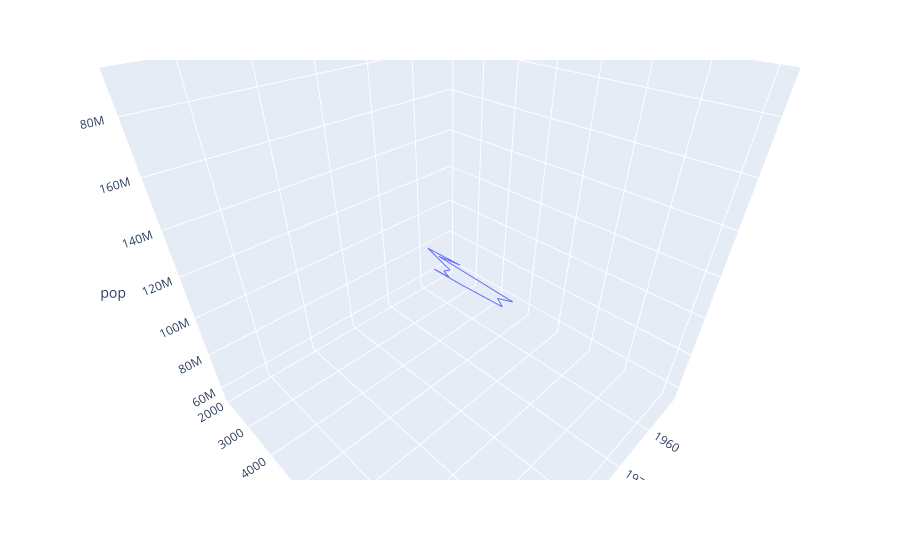

Source (notebook cell):
### Code cell
fig3.show()

### Figure 1 — Plotly figure (JSON) as saved in the notebook; plotly's stock layout.template omitted (floating-point values rounded to 4 significant figures)
{"data": [{"hovertemplate": "year=%{x}<br>gdpPercap=%{y}<br>pop=%{z}<extra></extra>", "legendgroup": "", "line": {"color": "#636efa", "dash": "solid"}, "marker": {"symbol": "circle"}, "mode": "lines", "name": "", "scene": "scene", "showlegend": false, "type": "scatter3d", "x": [1952, 1957, 1962, 1967, 1972, 1977, 1982, 1987, 1992, 1997, 2002, 2007], "y": [2109.0, 2487.0, 3337.0, 3430.0, 4986.0, 6660.0, 7031.0, 7807.0, 6950.0, 7958.0, 8131.0, 9066.0], "z": [56602560, 65551171, 76039390, 88049823, 100840058, 114313951, 128962939, 142938076, 155975974, 168546719, 179914212, 190010647]}], "layout": {"autosize": true, "legend": {"tracegroupgap": 0}, "margin": {"t": 60}, "scene": {"aspectmode": "auto", "aspectratio": {"x": 1, "y": 1, "z": 1}, "camera": {"center": {"x": 0, "y": 0, "z": 0}, "eye": {"x": 0.7569, "y": 0.7569, "z": 0.7569}, "projection": {"type": "perspective"}, "up": {"x": 0, "y": 0, "z": 1}}, "domain": {"x": [0, 1], "y": [0, 1]}, "xaxis": {"title": {"text": "year"}, "type": "linear"}, "yaxis": {"title": {"text": "gdpPercap"}, "type": "linear"}, "zaxis": {"title": {"text": "pop"}, "type": "linear"}}}}
